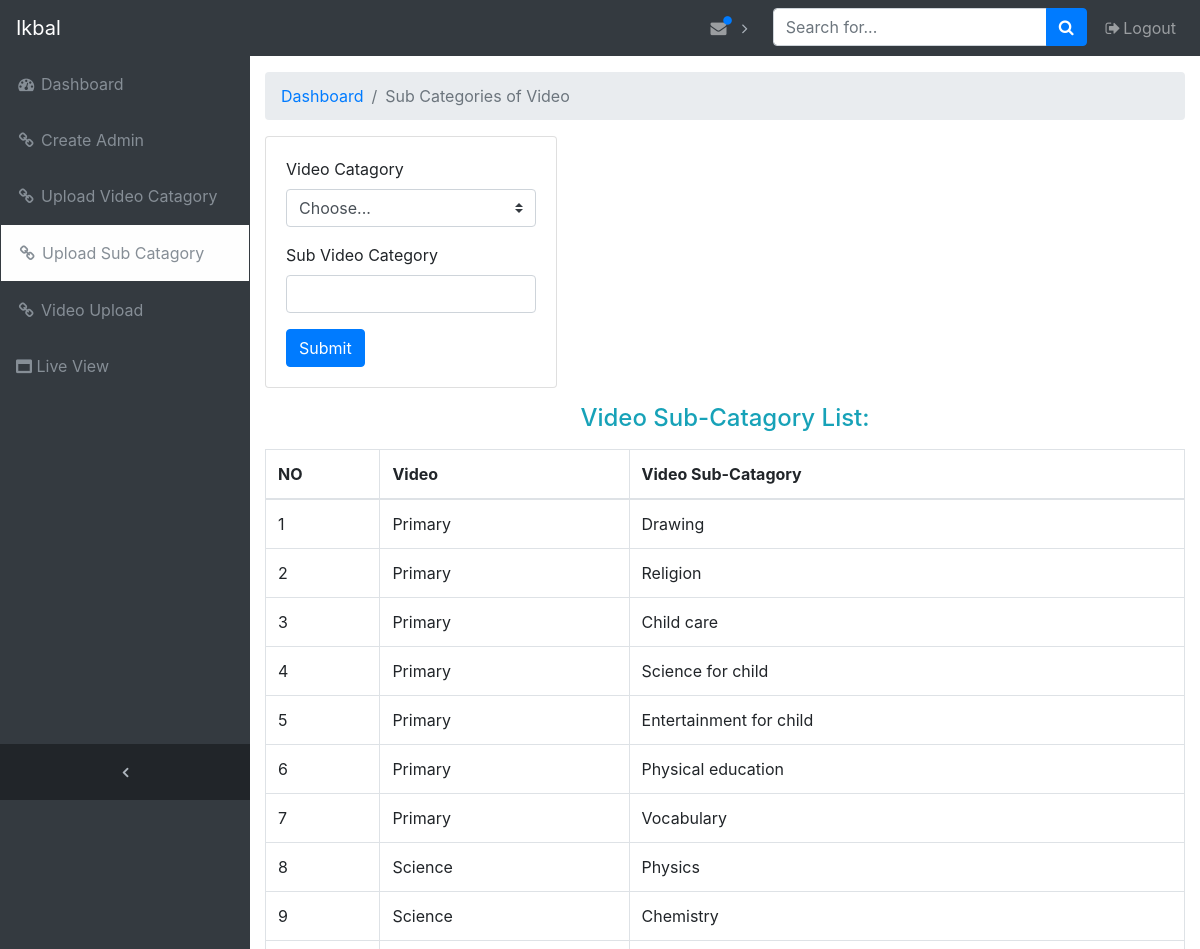
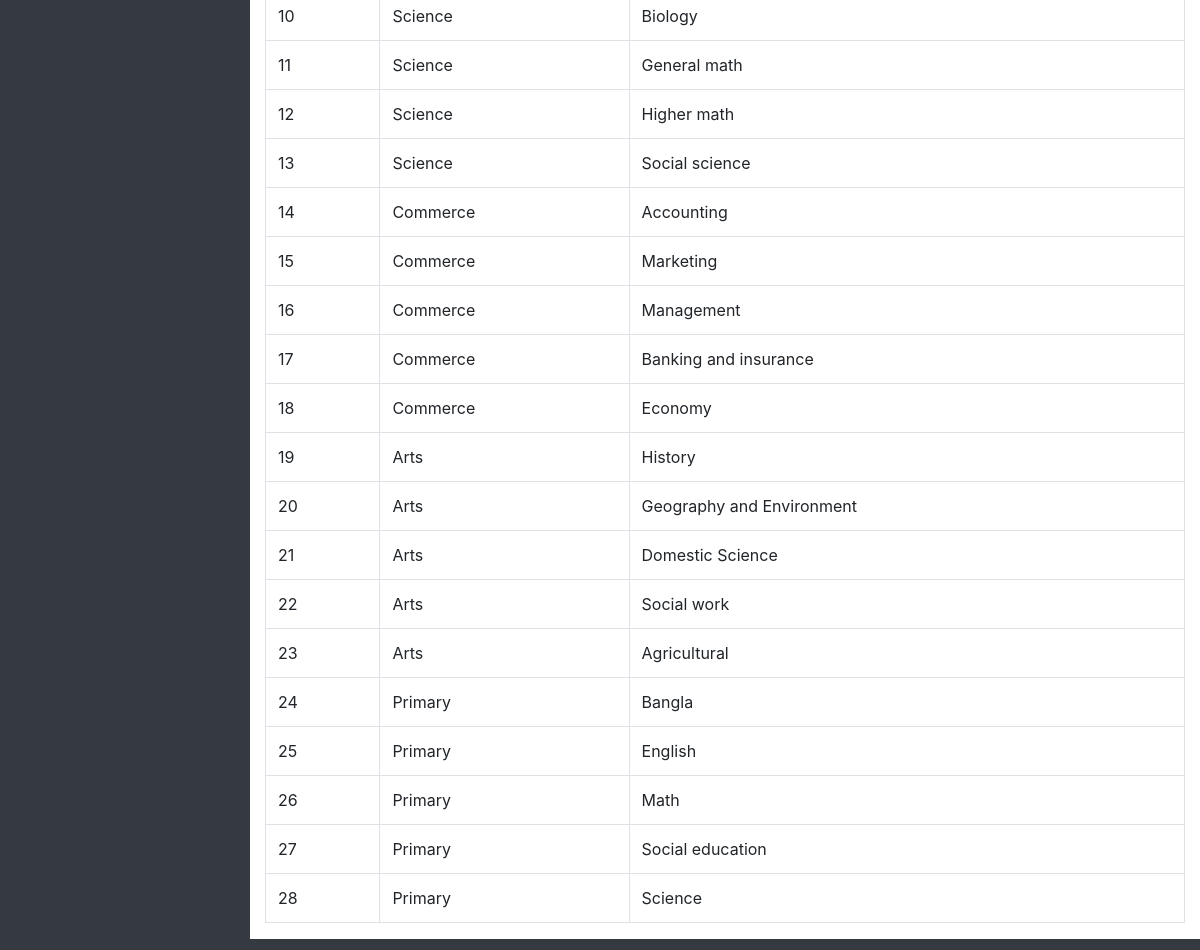
The page /backend/admin/v_sub_catagory.php (signed in) on the database its author committed (2 pictures, top to bottom).
### tables this page shows
CREATE TABLE `sub_category` (
  `id` int(255) NOT NULL,
  `sub_video_category` varchar(255) NOT NULL,
  `category_no` int(255) NOT NULL
);

CREATE TABLE `video_category` (
  `id` int(255) NOT NULL,
  `video_categoris` varchar(255) NOT NULL
);

### backend/app/database/Database.php (called while the page is built, shortened)
<?php
class Database{
    public static function dbCon(){
        $hostName='localhost';
        $userName='root';
        $passWord='';
        $dbName='mahabub_academy';
        $db_con=mysqli_connect($hostName,$userName,$passWord,$dbName);
        return $db_con;
    }
}
?>

### backend/app/classes/VideoCatagory.php (called while the page is built, shortened)
<?php
class VideoCatagory
{
    public function fatchVideoSubCatagory(){
        $sql='SELECT * FROM `sub_category` INNER JOIN video_category ON sub_category.category_no = video_category.id';
        if (mysqli_query(Database::dbCon(), $sql)) {
            $queryResult = mysqli_query(Database::dbCon(), $sql);
            while ($row = mysqli_fetch_assoc($queryResult)){
                $sub_category[]=$row;
            }
            return $sub_category;
        } else {
            die('Query Problem' . mysqli_error(Database::dbCon()));
        }
    }
}

### backend/admin/v_sub_catagory.php (the view, shortened to what this page needs)
<?php
include 'inc/header.php';
include 'inc/sidebar.php';
include 'inc/navbar.php';
$ob_video = new Video();
$showData = $ob_video->fatchVideoSubCatagory();
?>
    <div class="content-wrapper">
    <div class="container-fluid">
        <ol class="breadcrumb">
            <li class="breadcrumb-item">
                <a href="index.php">Dashboard</a>
            </li>
            <li class="breadcrumb-item active">Sub Categories of Video</li>
        </ol>
        <div class="container">
            <div class="row">
                <div class="col-lg-4 pl-0">
                    <div class="card">
                        <div class="card-body">
                            <form class="" method="post">
                                <div class="form-group">
                                    <label for="category_no">Video Catagory</label>
                                    <select class="custom-select" name="category_no" id="inputGroupSelect01">
                                        <option selected>Choose...</option>
                                    </select>
                                </div>
                                <div class="form-group">
                                    <label for="sub_video_category"> Sub Video Category</label>
                                    <input type="text" name="sub_video_category" class="form-control"
                                           id="video_categoris"
                                           required>
                                </div>
                                <button type="submit" class="btn btn-primary">Submit</button>
                            </form>
                        </div>
                    </div>
                </div>
            </div>
        </div>
        <div class="text-center text-info mt-3">
            <h4>Video Sub-Catagory List:</h4>
        </div>
        <div class="table-responsive mt-3">
            <table class="table table-bordered">
                <thead>
                <tr>
                    <th>NO</th>
                    <th>Video</th>
                    <th>Video Sub-Catagory</th>
                </tr>
                </thead>
                <?php
                $i = 0;
                foreach ($showData as $data) {
                    $i++;
                    ?>
                    <tr>
                        <td><?= $i; ?></td>
                        <td><?= $data['video_categoris']; ?></td>
                        <td><?= $data['sub_video_category']; ?></td>
                    </tr>
                    <?php
                }
                ?>
            </table>
        </div>
    </div>
<?php
include 'inc/footer.php';
?>

### backend/admin/inc/header.php (shortened to what this page needs)
<?php
$pagename=basename($_SERVER['PHP_SELF']);
?>
<!DOCTYPE html>
<html lang="en">
<head>
    <link href="assets/vendor/bootstrap/css/bootstrap.min.css" rel="stylesheet">
    <link href="assets/vendor/font-awesome/css/font-awesome.min.css" rel="stylesheet" type="text/css">
    <link href="assets/vendor/datatables/dataTables.bootstrap4.css" rel="stylesheet">
    <link href="assets/css/sb-admin.css" rel="stylesheet">
</head>

### backend/admin/inc/sidebar.php (shortened to what this page needs)
<body class="fixed-nav sticky-footer bg-dark" id="page-top">
<nav class="navbar navbar-expand-lg navbar-dark bg-dark fixed-top" id="mainNav">
    <a class="navbar-brand" href="index.html"><?=$_SESSION['username'];?></a>
    <div class="collapse navbar-collapse" id="navbarResponsive">
        <ul class="navbar-nav navbar-sidenav" id="exampleAccordion">
            <li class="nav-item" data-toggle="tooltip" data-placement="right" title="Dashboard">
                <a <?php
                if($pagename == 'index.php')
                {echo 'class="active_page nav-link"';}
                else{
                    echo 'class="nav-link"';
                }?> href="index.php">
                    <i class="fa fa-fw fa-dashboard"></i>
                <span class="nav-link-text">Dashboard</span>
                </a>
            </li>
            <li class="nav-item" data-toggle="tooltip" data-placement="right" title="Link">
                <a <?php
                if($pagename == 'createadmin.php')
                {echo 'class="active_page nav-link"';;}
                else{
                    echo 'class="nav-link"';
                }?>
                        class="nav-link" href="createadmin.php">
                    <i class="fa fa-fw fa-link"></i>
                    <span class="nav-link-text">Create Admin</span>
                </a>
            </li>
            <li class="nav-item" data-toggle="tooltip" data-placement="right" title="Link">
                <a <?php
                if($pagename == 'v_catagory.php')
                {echo 'class="active_page nav-link"';;}
                else{
                    echo 'class="nav-link"';
                }?>
                        class="nav-link" href="v_catagory.php">
                    <i class="fa fa-fw fa-link"></i>
                    <span class="nav-link-text">Upload Video Catagory</span>
                </a>
            </li>
            <li class="nav-item" data-toggle="tooltip" data-placement="right" title="Link">
                <a <?php
                if($pagename == 'v_sub_catagory.php')
                {echo 'class="active_page nav-link"';}
                else{
                    echo 'class="nav-link"';
                }?> class="nav-link" href="v_sub_catagory.php">
                    <i class="fa fa-fw fa-link"></i>
                    <span class="nav-link-text">Upload Sub Catagory</span>
                </a>
            </li>
            <li class="nav-item" data-toggle="tooltip" data-placement="right" title="Link">
                <a <?php
                if($pagename == 'video.php')
                {echo 'class="active_page nav-link"';}
                else{
                    echo 'class="nav-link"';
                }?> class="nav-link" href="video.php">
                    <i class="fa fa-fw fa-link"></i>
                    <span class="nav-link-text">Video Upload</span>
                </a>
            </li>
            <li class="nav-item" data-toggle="tooltip" data-placement="right" title="Link">
                <a class="nav-link" href="../view/index.php">
                    <i class="fa fa-window-maximize"></i>
                    <span class="nav-link-text">Live View</span>
                </a>
            </li>
        </ul>

### backend/admin/inc/navbar.php (shortened to what this page needs)
        <ul class="navbar-nav sidenav-toggler">
            <li class="nav-item">
                <a class="nav-link text-center" id="sidenavToggler">
                    <i class="fa fa-fw fa-angle-left"></i>
                </a>
            </li>
        </ul>
        <ul class="navbar-nav ml-auto">
            <li class="nav-item dropdown">
                <a class="nav-link dropdown-toggle mr-lg-2" id="messagesDropdown" href="#" data-toggle="dropdown" aria-haspopup="true" aria-expanded="false">
                    <i class="fa fa-fw fa-envelope"></i>
                    <span class="indicator text-primary d-none d-lg-block">
              <i class="fa fa-fw fa-circle"></i>
            </span>
                </a>
            </li>
            <li class="nav-item">
                <form class="form-inline my-2 my-lg-0 mr-lg-2">
                    <div class="input-group">
                        <input class="form-control" type="text" placeholder="Search for...">
                        <span class="input-group-append">
                <button class="btn btn-primary" type="button">
                  <i class="fa fa-search"></i>
                </button>
              </span>
                    </div>
                </form>
            </li>
            <li class="nav-item">
                <a href="inc/logout.php" class="nav-link">
                    <i class="fa fa-fw fa-sign-out"></i>Logout</a>
            </li>
        </ul>
    </div>
</nav>

### backend/admin/inc/footer.php (shortened to what this page needs)
</div>
</body>
</html>

### backend/admin/assets/css/sb-admin.css (style rules this page uses)
html { position: relative; min-height: 100%; }
body { overflow-x: hidden; }
body.sticky-footer { margin-bottom: 56px; }
body.sticky-footer .content-wrapper { min-height: calc(100vh - 56px - 56px); }
body.fixed-nav { padding-top: 56px; }
.content-wrapper { min-height: calc(100vh - 56px); padding-top: 1rem; }
#mainNav .navbar-collapse { overflow: auto; max-height: 75vh; }
#mainNav .navbar-collapse .navbar-nav .nav-item .nav-link { cursor: pointer; }
#mainNav .navbar-collapse .sidenav-toggler { display: none; }
#mainNav .navbar-collapse .navbar-nav > .nav-item.dropdown > .nav-link { position: relative; min-width: 45px; }
#mainNav .navbar-collapse .navbar-nav > .nav-item.dropdown > .nav-link:after { float: right; width: auto; content: '\f105'; border: none; font-family: 'FontAwesome'; }
#mainNav .navbar-collapse .navbar-nav > .nav-item.dropdown > .nav-link .indicator { position: absolute; top: 5px; left: 21px; font-size: 10px; }
@media (min-width: 992px) { #mainNav .navbar-brand { width: 250px; } }
@media (min-width: 992px) { #mainNav .navbar-collapse { overflow: visible; max-height: none; } }
@media (min-width: 992px) { #mainNav .navbar-collapse .navbar-sidenav { position: absolute; top: 0; left: 0; -webkit-flex-direction: column; -ms-flex-direction: column; flex-direction: column; margin-top: 56px; } }
@media (min-width: 992px) { #mainNav .navbar-collapse .navbar-sidenav > .nav-item { width: 250px; padding: 0; } }
@media (min-width: 992px) { #mainNav .navbar-collapse .navbar-sidenav > .nav-item > .nav-link { padding: 1em; } }
@media (min-width: 992px) { #mainNav .navbar-collapse .navbar-nav > .nav-item.dropdown > .nav-link { min-width: 0; } }
@media (min-width: 992px) { #mainNav .navbar-collapse .navbar-nav > .nav-item.dropdown > .nav-link:after { width: 24px; text-align: center; } }
#mainNav.fixed-top .sidenav-toggler { display: none; }
@media (min-width: 992px) { #mainNav.fixed-top .navbar-sidenav { height: calc(100vh - 112px); } }
@media (min-width: 992px) { #mainNav.fixed-top .sidenav-toggler { position: absolute; top: 0; left: 0; display: flex; -webkit-flex-direction: column; -ms-flex-direction: column; flex-direction: column; margin-top: calc(100vh - 56px); } }
@media (min-width: 992px) { #mainNav.fixed-top .sidenav-toggler > .nav-item { width: 250px; padding: 0; } }
@media (min-width: 992px) { #mainNav.fixed-top .sidenav-toggler > .nav-item > .nav-link { padding: 1em; } }
#mainNav.fixed-top.navbar-dark .sidenav-toggler { background-color: #212529; }
#mainNav.fixed-top.navbar-dark .sidenav-toggler a i { color: #adb5bd; }
.content-wrapper { overflow-x: hidden; background: white; }
@media (min-width: 992px) { .content-wrapper { margin-left: 250px; } }
#sidenavToggler i { font-weight: 800; }
#mainNav.navbar-dark .navbar-collapse .navbar-sidenav > .nav-item > .nav-link { color: #868e96; }
#mainNav.navbar-dark .navbar-collapse .navbar-nav > .nav-item.dropdown > .nav-link:after { color: #adb5bd; }
@media (min-width: 992px) { #mainNav.navbar-dark .navbar-collapse .navbar-sidenav { background: #343a40; } }

### backend/admin/inc/sidebar.php (style rules this page uses)
.active_page { background: #fefefe; border: 1px solid #343A40; }

### rows shown on the page
sub_category: video_category.video_categoris "Primary", sub_video_category "Drawing"
sub_category: video_category.video_categoris "Primary", sub_video_category "Religion"
sub_category: video_category.video_categoris "Primary", sub_video_category "Child care"
sub_category: video_category.video_categoris "Primary", sub_video_category "Science for child"
sub_category: video_category.video_categoris "Primary", sub_video_category "Entertainment for child"
sub_category: video_category.video_categoris "Primary", sub_video_category "Physical education"
sub_category: video_category.video_categoris "Primary", sub_video_category "Vocabulary"
sub_category: video_category.video_categoris "Science", sub_video_category "Physics"
sub_category: video_category.video_categoris "Science", sub_video_category "Chemistry"
sub_category: video_category.video_categoris "Science", sub_video_category "Biology"
sub_category: video_category.video_categoris "Science", sub_video_category "General math"
sub_category: video_category.video_categoris "Science", sub_video_category "Higher math"
sub_category: video_category.video_categoris "Science", sub_video_category "Social science"
sub_category: video_category.video_categoris "Commerce", sub_video_category "Accounting"
sub_category: video_category.video_categoris "Commerce", sub_video_category "Marketing"
sub_category: video_category.video_categoris "Commerce", sub_video_category "Management"
sub_category: video_category.video_categoris "Commerce", sub_video_category "Banking and insurance"
sub_category: video_category.video_categoris "Commerce", sub_video_category "Economy"
sub_category: video_category.video_categoris "Arts", sub_video_category "History"
sub_category: video_category.video_categoris "Arts", sub_video_category "Geography and Environment"
sub_category: video_category.video_categoris "Arts", sub_video_category "Domestic Science"
sub_category: video_category.video_categoris "Arts", sub_video_category "Social work"
sub_category: video_category.video_categoris "Arts", sub_video_category "Agricultural"
sub_category: video_category.video_categoris "Primary", sub_video_category "Bangla"
sub_category: video_category.video_categoris "Primary", sub_video_category "English"
sub_category: video_category.video_categoris "Primary", sub_video_category "Math"
sub_category: video_category.video_categoris "Primary", sub_video_category "Social education"
sub_category: video_category.video_categoris "Primary", sub_video_category "Science"

### other values the page prints
$_SESSION['username'] "Ikbal"
